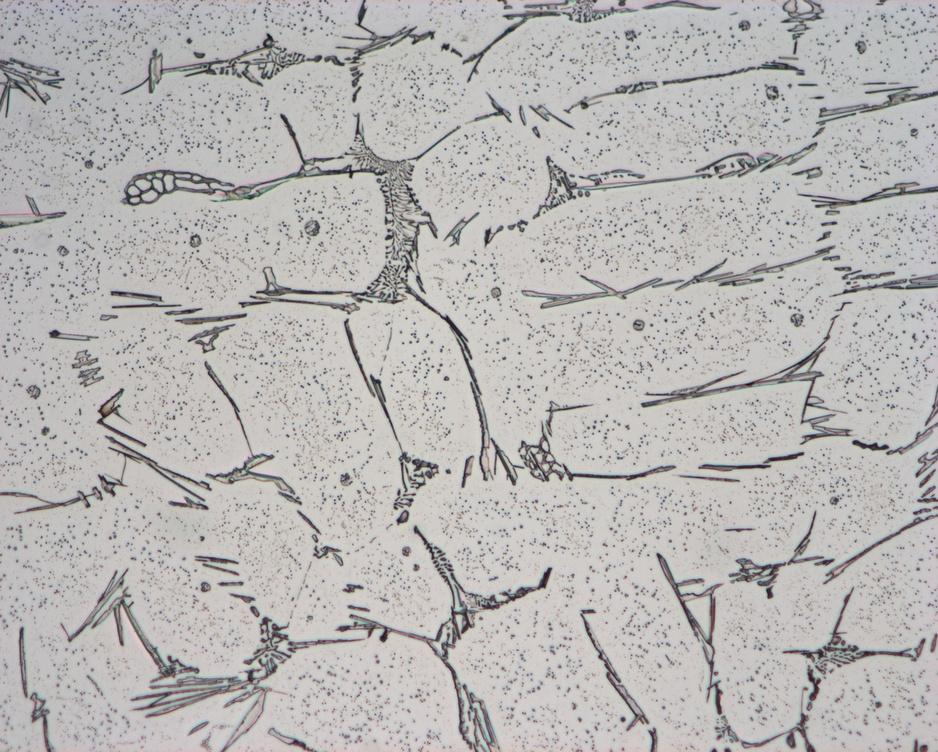
#> input picture Imageanalysis/c.97_500X-y8000_p3.JPG, 938 x 752 px, shrunk from 2752 x 2208 before the run
$ python particle_analysis1.py
#> lines starting #> are read from the running program, lines starting #| are printed output that depends on the picture
import cv2
import pylab
from scipy import ndimage
import os

__loc__ = os.path.realpath(os.path.join(os.getcwd(),os.path.dirname(__file__)))
filename = 'c.97_500X-y8000_p3.JPG'
filepath = os.path.join(__loc__,filename)

im = cv2.imread(filepath)
#> im is the input picture: shape (752, 938, 3); mean B, G, R 180.5, 181.8, 183.9
pylab.figure(0)
pylab.imshow(im)

print(im.shape)
#| (752, 938, 3)
gray = cv2.cvtColor(im, cv2.COLOR_BGR2GRAY)
gray = cv2.GaussianBlur(gray, (5,5), 0)
maxValue = 255
adaptiveMethod = cv2.ADAPTIVE_THRESH_GAUSSIAN_C#cv2.ADAPTIVE_THRESH_MEAN_C #cv2.ADAPTIVE_THRESH_GAUSSIAN_C
thresholdType = cv2.THRESH_BINARY#cv2.THRESH_BINARY #cv2.THRESH_BINARY_INV
blockSize = 5 #odd number like 3,5,7,9,11
C = -3 # constant to be subtracted
im_thresholded = cv2.adaptiveThreshold(gray, maxValue, adaptiveMethod, thresholdType, blockSize, C)
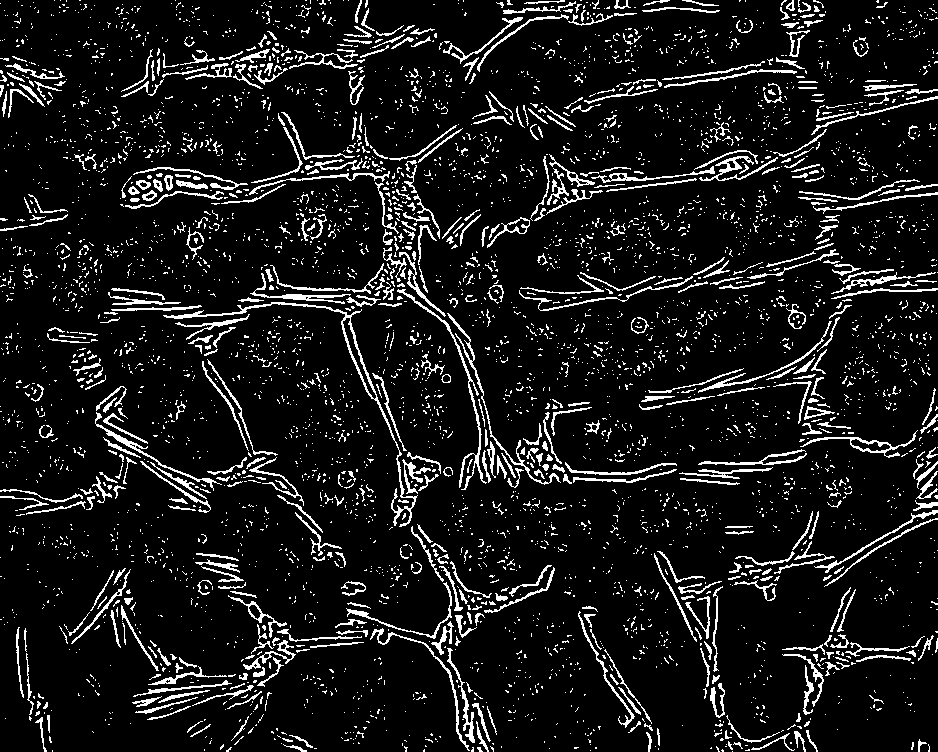
#> im_thresholded: shape (752, 938); 9.6% white in thin lines or dots
labelarray, particle_count = ndimage.measurements.label(im_thresholded)
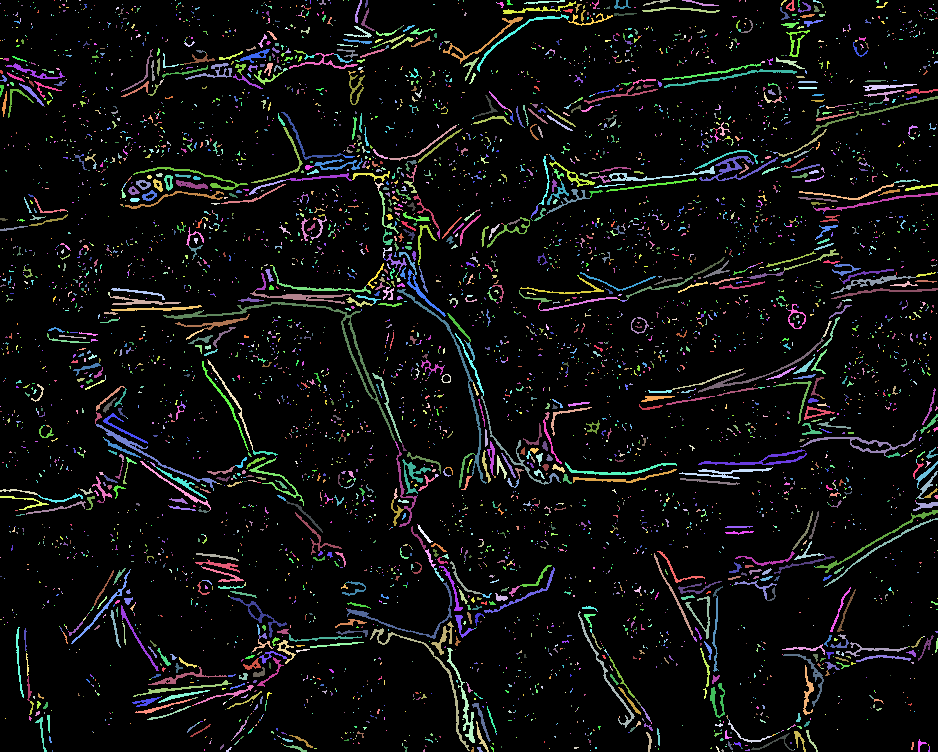
#> labelarray: shape (752, 938) int32; 5817 distinct labels, from 0 to 5816; one colour per label, 0 black
#> particle_count = 5816
print(particle_count)
#| 5816
pylab.figure(1)
pylab.imshow(im_thresholded)
pylab.show()
